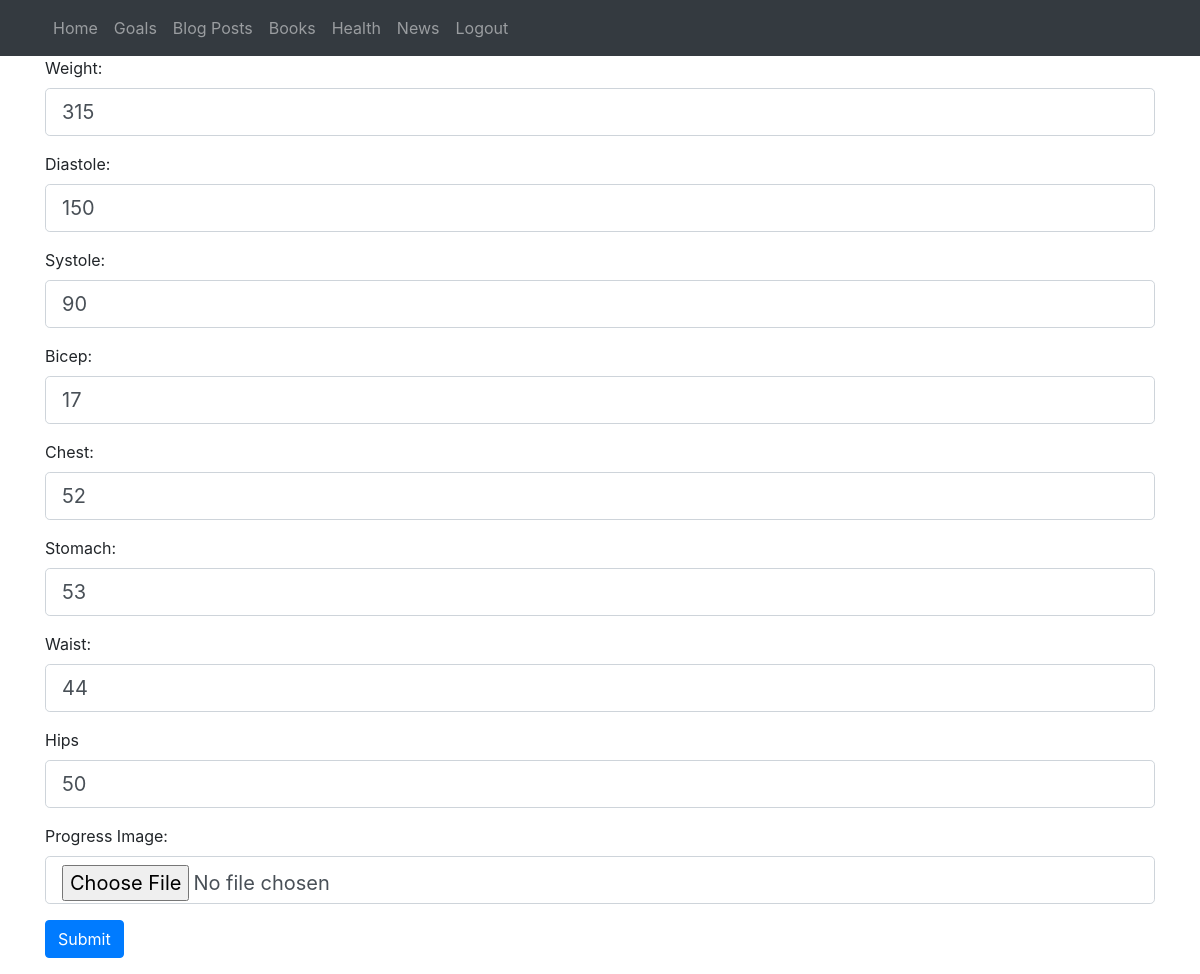
Screenshot of /health/1/edit (signed in) with the database file from the repository.
### BYY/models.py (models this page shows, shortened)
class Health(db.Model):
    __tablename__ ='health'
    id = db.Column(db.Integer, primary_key=True)
    date = db.Column(db.Date,nullable=False,default=datetime.utcnow)
    weight = db.Column(db.Text,nullable=False)
    diastole = db.Column(db.Text,nullable=False)
    systole = db.Column(db.Text,nullable=False)
    bicep = db.Column(db.Text,nullable=False)
    chest = db.Column(db.Text,nullable=False)
    health_name = db.Column(db.Text,nullable=False)
    stomach = db.Column(db.Text,nullable=False)
    waist = db.Column(db.Text,nullable=False)
    hips = db.Column(db.Text,nullable=False)
    progress_image = db.Column(db.String(64))

### BYY/my_views/views.py (the view)
@my_views.route('/health/<int:health_id>/edit',methods=['GET','POST'])
@login_required
def edit_health(health_id):
    form=HealthForm()
    health = Health.query.get_or_404(health_id)
    if form.validate_on_submit():
        health.weight = form.weight.data
        health.diastole =form.diastole.data
        health.systole =form.systole.data
        health.bicep = form.bicep.data
        health.chest = form.chest.data
        health.stomach = form.stomach.data
        health.waist = form.waist.data
        health.hips = form.hips.data
        health.health_name = makeHealthName(form.progress_image.data)
        health.progress_image = add_progress_pic(form.progress_image.data, health_name)
        db.session.commit()
        return redirect (url_for('my_views.health_list'))
    elif request.method == 'GET':
            form.weight.data = health.weight
            form.diastole.data = health.diastole
            form.systole.data = health.systole
            form.bicep.data = health.bicep
            form.chest.data = health.chest
            form.stomach.data = health.stomach
            form.waist.data = health.waist
            form.hips.data = health.hips
            form.progress_image.data = health.progress_image
    return render_template('edit_health.html', form=form)

### BYY/my_views/forms.py
class HealthForm(FlaskForm):
    weight = IntegerField('Weight: ', validators=[DataRequired()])
    diastole = IntegerField('Diastole: ', validators=[DataRequired()])
    systole = IntegerField('Systole: ', validators=[DataRequired()])
    bicep = IntegerField('Bicep: ', validators=[DataRequired()])
    chest = IntegerField('Chest: ', validators=[DataRequired()])
    stomach = IntegerField('Stomach: ', validators=[DataRequired()])
    waist = IntegerField('Waist: ', validators=[DataRequired()])
    hips = IntegerField('Hips ', validators=[DataRequired()])
    progress_image = FileField('Progress Image: ', validators=[FileAllowed(['jpg','png'])])
    progress_image = FileField('Progress Image: ', validators=[FileAllowed(['jpg','png'])])
    submit = SubmitField("Submit")

### BYY/models.py (called while the page is built)
@login_manager.user_loader
def load_user(user_id):
    return User.query.get(user_id)

### BYY/templates/edit_health.html (shortened to what this page needs)
{% extends "base.html" %}
{% block content %}
<div class="container">
  <form method="post" enctype="multipart/form-data">
     <div class="form-group">
     {{form.weight.label(class="form-control-label")}}
     {{form.weight(class="form-control form-control-lg")}}
     </div>
     <div class="form-group">
     {{form.diastole.label(class="form-control-label")}}
     {{form.diastole(class="form-control form-control-lg")}}
     </div>
     <div class="form-group">
     {{form.systole.label(class="form-control-label")}}
     {{form.systole(class="form-control form-control-lg")}}
     </div>
     <div class="form-group">
     {{form.bicep.label(class="form-control-label")}}
     {{form.bicep(class="form-control form-control-lg")}}
     </div>
     <div class="form-group">
     {{form.chest.label(class="form-control-label")}}
     {{form.chest(class="form-control form-control-lg")}}
     </div>
     <div class="form-group">
     {{form.stomach.label(class="form-control-label")}}
     {{form.stomach(class="form-control form-control-lg")}}
     </div>
     <div class="form-group">
     {{form.waist.label(class="form-control-label")}}
     {{form.waist(class="form-control form-control-lg")}}
     </div>
     <div class="form-group">
     {{form.hips.label(class="form-control-label")}}
     {{form.hips(class="form-control form-control-lg")}}
     </div>
     <div class="form-group">
     {{form.progress_image.label(class="form-control-label")}}
     {{form.progress_image(class="form-control form-control-lg")}}
     </div>
     <div class="form-group">
     {{form.submit(class="btn btn-primary")}}
     </div>
  </form>
</div>
{% endblock %}

### rows the page displays
Health: weight "315", diastole "150", systole "90", bicep "17", chest "52", stomach "53", waist "44", hips "50"
